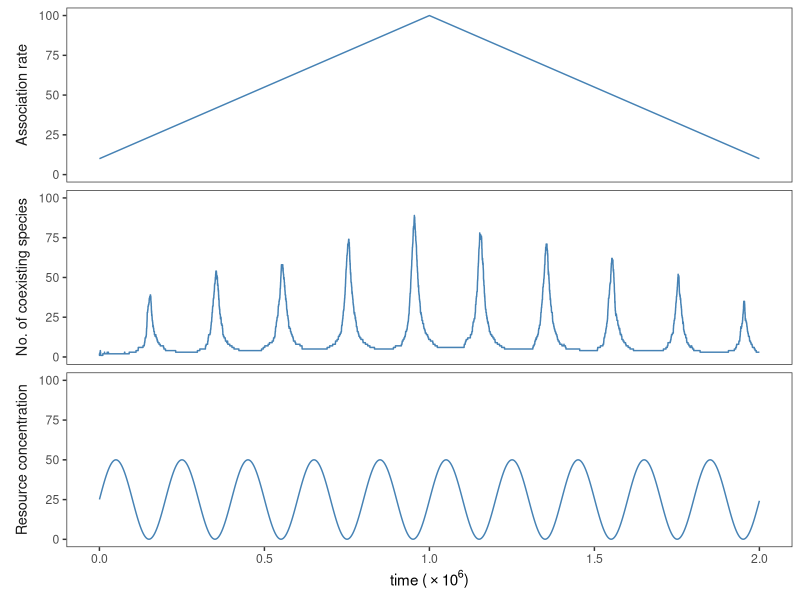

The R source for this figure:
library(tidyverse)


read_tsv("../data/fig4_data.tsv", col_types = "ddid-",
         col_names = c("time", "resource", "numTypes", "assocRate")) |>
  mutate(time = time / 1e6) |>
  pivot_longer(!time) |>
  mutate(name = case_match(name,
                           "resource"  ~ "Resource concentration",
                           "numTypes"  ~ "No. of coexisting species",
                           "assocRate" ~ "Association rate")) |>
  ggplot(aes(x = time, y = value)) +
  geom_line(color = "steelblue") +
  labs(x = expression(paste("time (", phantom()%*%10^6, ")")), y = NULL) +
  facet_wrap(~ name, ncol = 1, strip.position = "left") +
  theme_bw() +
  theme(panel.grid = element_blank(), strip.text = element_text(size = 10.5),
        strip.placement = "outside", strip.background = element_blank())

#ggsave("../figures/new_fig4.pdf", device = cairo_pdf, width = 6, height = 7)
